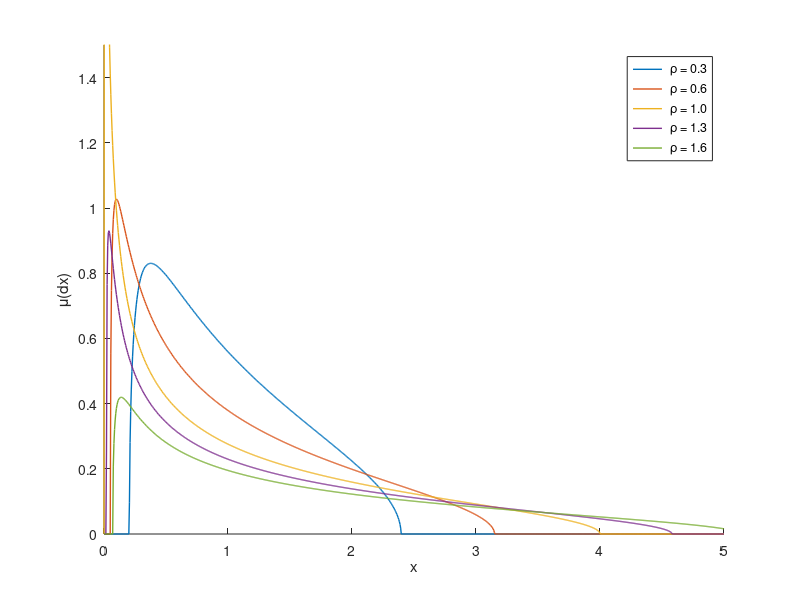
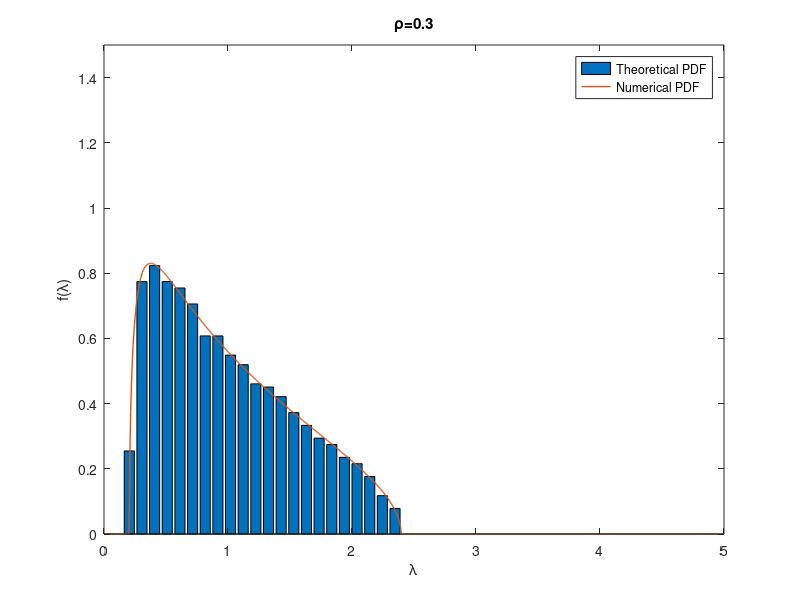

Write MATLAB code to recreate these figures, in order.
clc, clear

ft = @(x, rho) (sqrt(max(0, x-(1 - sqrt(rho))^2).*max(0, (1 + sqrt(rho))^2-x)) ./ (2 * pi * rho * x + eps));
%% Theoretical pdf
rhos = [0.3, 0.6, 1.0, 1.3, 1.6];
figure;
hold on;
for rho = rhos
    x = linspace(0, 5, 1000);
    F = ft(x, rho);
    plot(x, F, 'LineWidth', 1, 'DisplayName', sprintf(" \\rho = %.1f", rho));
end
xlim([0, 5]); ylim([0, 1.5]);
xlabel('x'); ylabel('\mu(dx)');
legend
hold off;

%% Emperical pdf
rho = 0.3;
n = 1000;
m = ceil(n/rho);
X = randn(m, n);
S = X' * X / m;
[g, z] = hist(eig(S), linspace(0, 5, 50));
figure;
bar(z, g/trapz(z, g), 'DisplayName', 'Theoretical PDF');
hold on
x = linspace(0, 5, 1000);
plot(x, ft(x, rho), 'LineWidth', 1, 'DisplayName', 'Numerical PDF');
xlim([0, 5]); ylim([0, 1.5]);
xlabel('\lambda'); ylabel('f(\lambda)');
title('\rho=0.3')
legend
hold off;
